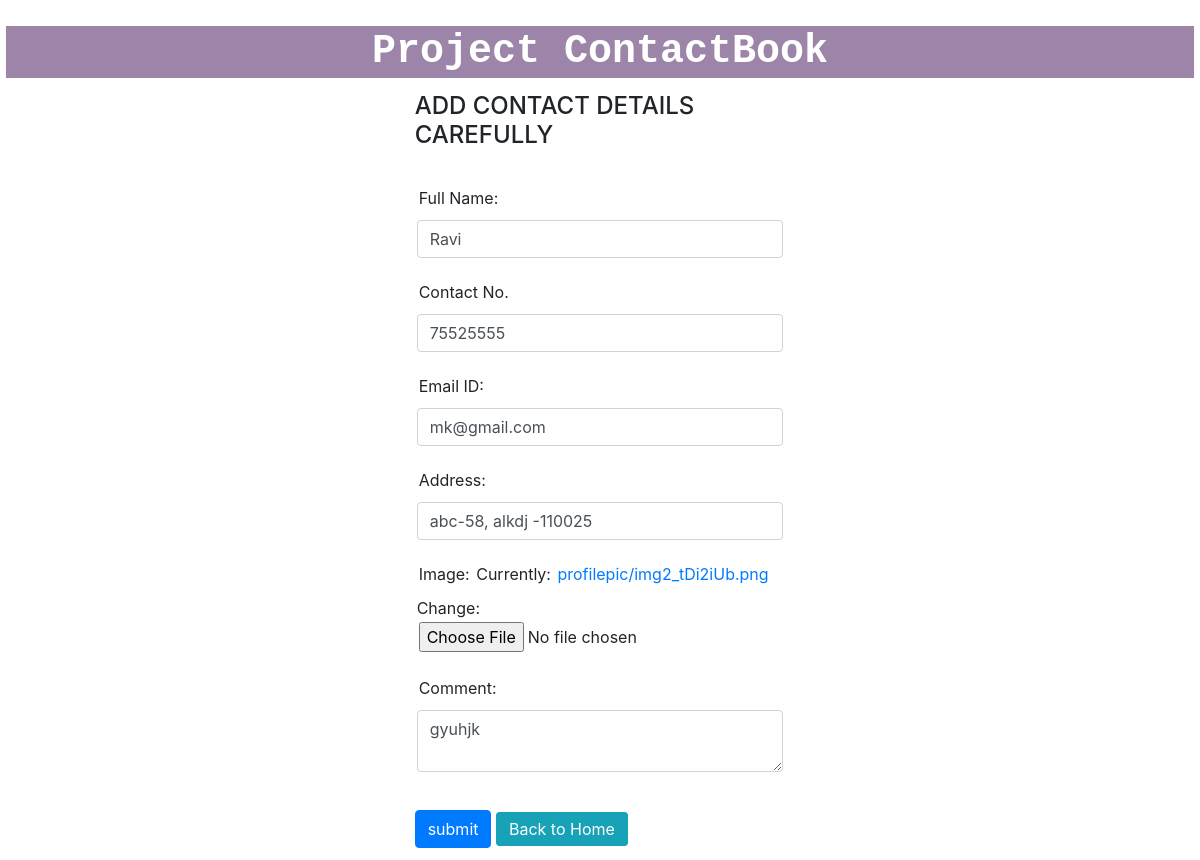
/update/10/, run on the app's committed database.
### app/models.py (models this page shows)
class Directory(models.Model):
    profilepic = models.ImageField(upload_to='profilepic')
    name = models.CharField(max_length=100)
    number = models.IntegerField()
    email = models.EmailField(max_length=70)
    address = models.CharField(max_length=150)
    comment = models.CharField(max_length=250)

### app/views.py (the view)
# urls.py: path('update/<int:id>/',views.update_data, name='update'),
def update_data(request, id): # update
    if request.method == 'POST':
        pid = Directory.objects.get(pk=id)
        form = DirectoryForm(request.POST, request.FILES, instance=pid)
        if form.is_valid():
            form.save()
            messages.success(request, "your contact detail updated successfully !!")
    pid = Directory.objects.get(pk=id)
    form = DirectoryForm(instance=pid)
    return render(request, 'app/updatedata.html',{'form':form})

### app/forms.py
class DirectoryForm(forms.ModelForm):
    class Meta:
        model = Directory
        fields = ['name','number','email','address','profilepic','comment']
        labels = {
            'profilepic': 'Image',
            'name':'Full Name',
            'number':'Contact No.',
            'email':'Email ID'
        }
        widgets = {
            'name':forms.TextInput(attrs={'class':'form-control'}),
            'number':forms.NumberInput(attrs={'class':'form-control'}),
            'email':forms.EmailInput(attrs={'class':'form-control'}),
            'address':forms.TextInput(attrs={'class':'form-control'}),
            'comment':forms.Textarea(attrs={'class':'form-control','rows':2,'cols':2}),
        }

### app/templates/app/updatedata.html (shortened to what this page needs)
{% extends 'app/base.html' %}
{% block content %}
<div class="row">
    <div class="col-sm-4 offset-4" >
        <h4>ADD CONTACT DETAILS CAREFULLY</h4>
        <form action="" method="post" enctype="multipart/form-data">{% csrf_token %}
            <p>{{form.as_p}}</p>
            <input type="submit" class="btn btn-primary" value="submit">
            <a href="/" class="btn btn-info d-inline">Back to Home</a>
        </form>
    </div>
</div>
{% endblock content %}

### app/static/app/css/style.css (style rules this page uses)
* { padding: 2px; }

### data on the page
Directory: name "Ravi", number "75525555", email "mk@gmail.com", address "abc-58, alkdj -110025", comment "gyuhjk"
